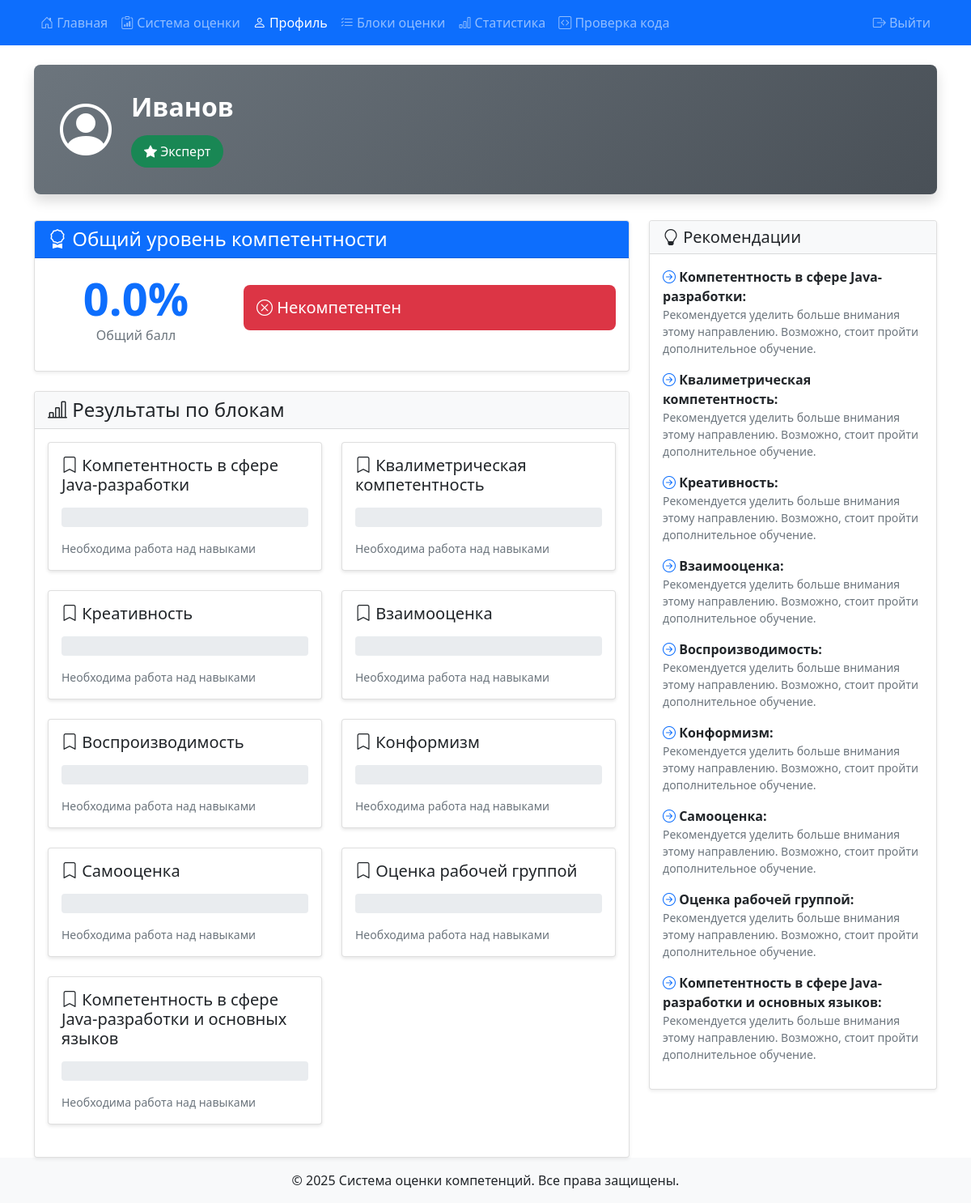
The page /profile (signed in) on the database its author committed.
### models.py (models this page shows, shortened)
class User(UserMixin, db.Model):
    id = db.Column(db.Integer, primary_key=True)
    username = db.Column(db.String(80), unique=True, nullable=False)
    password = db.Column(db.String(120), nullable=False)
    role = db.Column(db.String(20), default='user')
    @property
    def role_display(self):
        roles = {
            'user': 'Пользователь',
            'expert': 'Эксперт',
            'admin': 'Администратор',
            'working_group': 'Рабочая группа'
        }
        return roles.get(self.role, 'Пользователь')

class AssessmentBlock(db.Model):
    __tablename__ = 'assessment_block'
    id = db.Column(db.Integer, primary_key=True)
    name = db.Column(db.String(100), nullable=False)
    description = db.Column(db.Text)
    weight = db.Column(db.Float, default=1.0)
    max_score = db.Column(db.Float, default=10.0)
    questions = db.relationship('AssessmentQuestion', back_populates='block', lazy=True)

### 1.py (the view)
@app.route('/profile')
@login_required
def profile():
    user = db.session.get(User, session['user_id'])
    debug_print(f"Профиль пользователя: id={user.id}, username={user.username}, role={user.role}")
    if not user.role:
        debug_print("Роль пользователя не установлена, устанавливаем значение по умолчанию")
        user.role = 'user'
        db.session.commit()
    assessment_results = AssessmentResult.query.filter_by(user_id=user.id).all()
    blocks = {block.id: block for block in AssessmentBlock.query.all()}
    block_results = []
    normalized_scores = {}
    for block in blocks.values():
        result = AssessmentResult.query.filter_by(
            user_id=user.id,
            block_id=block.id
        ).order_by(AssessmentResult.date.desc()).first()
        if result:
            normalized_score = min(1.0, result.score / block.max_score)
            normalized_scores[block.id] = normalized_score
            score_percentage = normalized_score * 100
        else:
            normalized_scores[block.id] = 0
            score_percentage = 0
        block_results.append({
            'block': block,
            'result': result,
            'score_percentage': score_percentage
        })
    final_score_data = calculate_final_score(user.id)
    debug_print(f"Отображаемая роль пользователя: {user.role_display}")
    return render_template('profile.html',
                         user=user,
                         block_results=block_results,
                         final_score=final_score_data)

### 1.py (called while the page is built)
@login_manager.user_loader
def load_user(user_id):
    return db.session.get(User, int(user_id))

def debug_print(message):
    print(f"[DEBUG] {message}")
    logger.debug(message)
    with open('debug.log', 'a', encoding='utf-8') as f:
        f.write(f"{datetime.now().strftime('%Y-%m-%d %H:%M:%S')} - {message}\n")

def login_required(f):
    @wraps(f)
    def decorated_function(*args, **kwargs):
        if 'user_id' not in session:
            flash('Пожалуйста, войдите в систему', 'error')
            return redirect(url_for('login'))
        return f(*args, **kwargs)
    return decorated_function

@app.before_request
def before_request():
    try:
        if current_user.is_authenticated and ('user_id' not in session or session.get('user_id') != current_user.id):
            session['user_id'] = current_user.id
            session['role'] = current_user.role
            session['username'] = current_user.username
            debug_print(f"Синхронизирована сессия с Flask-Login: user_id={current_user.id}")
        elif 'user_id' in session and not current_user.is_authenticated:
            user = db.session.get(User, session['user_id'])
            if user:
                login_user(user)
                debug_print(f"Восстановлена аутентификация из сессии: user_id={user.id}")
    except Exception as e:
        debug_print(f"Ошибка синхронизации аутентификации: {str(e)}")

### templates/profile.html (shortened to what this page needs)
{% extends "base.html" %}
{% block content %}
<div class="container mt-4">
    <div class="profile-header shadow">
        <div class="row align-items-center">
            <div class="col-auto">
                <i class="bi bi-person-circle" style="font-size: 4rem;"></i>
            </div>
            <div class="col">
                <h2>{{ user.username }}</h2>
                <div class="role-badge role-{{ user.role }}">
                    {% if user.role == 'admin' %}
                        <i class="bi bi-shield-fill"></i> Администратор
                    {% elif user.role == 'expert' %}
                        <i class="bi bi-star-fill"></i> Эксперт
                    {% elif user.role == 'working_group' %}
                        <i class="bi bi-people-fill"></i> Рабочая группа
                    {% else %}
                        <i class="bi bi-person-fill"></i> Пользователь
                    {% endif %}
                </div>
            </div>
        </div>
    </div>
    <div class="row">
        <div class="col-md-8">
            {% if final_score %}
            <div class="card mb-4 shadow-sm">
                <div class="card-header bg-primary text-white">
                    <h4 class="mb-0"><i class="bi bi-award"></i> Общий уровень компетентности</h4>
                </div>
                <div class="card-body">
                    <div class="row align-items-center">
                        <div class="col-md-4 text-center">
                            <div class="display-4 fw-bold text-primary">
                                {{ "%.1f"|format(final_score.final_score) }}%
                            </div>
                            <p class="text-muted">Общий балл</p>
                        </div>
                        <div class="col-md-8">
                            <div class="competency-level
                                {% if final_score.final_score == 100 %}level-max
                                {% elif final_score.final_score >= 80 %}level-high
                                {% elif final_score.final_score >= 60 %}level-above-avg
                                {% elif final_score.final_score >= 40 %}level-avg
                                {% elif final_score.final_score >= 15 %}level-low
                                {% else %}level-none{% endif %}">
                                <h5 class="mb-0">
                                    {% if final_score.final_score == 100 %}
                                        <i class="bi bi-trophy"></i> Максимальная компетентность
                                    {% elif final_score.final_score >= 80 %}
                                        <i class="bi bi-star"></i> Высокий уровень
                                    {% elif final_score.final_score >= 60 %}
                                        <i class="bi bi-arrow-up-circle"></i> Выше среднего
                                    {% elif final_score.final_score >= 40 %}
                                        <i class="bi bi-dash-circle"></i> Средний уровень
                                    {% elif final_score.final_score >= 15 %}
                                        <i class="bi bi-arrow-down-circle"></i> Низкий уровень
                                    {% else %}
                                        <i class="bi bi-x-circle"></i> Некомпетентен
                                    {% endif %}
                                </h5>
                            </div>
                        </div>
                    </div>
                </div>
            </div>
            {% endif %}
            {% if block_results %}
            <div class="card shadow-sm">
                <div class="card-header bg-light">
                    <h4 class="mb-0"><i class="bi bi-bar-chart-line"></i> Результаты по блокам</h4>
                </div>
                <div class="card-body">
                    <div class="row">
                        {% for block_result in block_results %}
                        <div class="col-md-6">
                            <div class="competency-card card mb-4">
                                <div class="card-body">
                                    <h5 class="card-title">
                                        <i class="bi bi-bookmark"></i>
                                        {{ block_result.block.name }}
                                    </h5>
                                    <div class="progress">
                                    </div>
                                    <p class="card-text small text-muted">
                                        {% if block_result.score_percentage >= 80 %}
                                            Отличный результат
                                        {% elif block_result.score_percentage >= 60 %}
                                            Хороший результат
                                        {% elif block_result.score_percentage >= 40 %}
                                            Требуется улучшение
                                        {% else %}
                                            Необходима работа над навыками
                                        {% endif %}
                                    </p>
                                </div>
                            </div>
                        </div>
                        {% endfor %}
                    </div>
                </div>
            </div>
            {% endif %}
        </div>
        <div class="col-md-4">
            {% if block_results %}
            <div class="card shadow-sm">
                <div class="card-header bg-light">
                    <h5 class="mb-0"><i class="bi bi-lightbulb"></i> Рекомендации</h5>
                </div>
                <div class="card-body">
                    <ul class="list-unstyled">
                        {% for block_result in block_results %}
                            {% if block_result.score_percentage < 60 %}
                            <li class="mb-3">
                                <i class="bi bi-arrow-right-circle text-primary"></i>
                                <strong>{{ block_result.block.name }}:</strong>
                                <p class="small text-muted mb-0">
                                    Рекомендуется уделить больше внимания этому направлению.
                                    {% if block_result.score_percentage < 40 %}
                                    Возможно, стоит пройти дополнительное обучение.
                                    {% endif %}
                                </p>
                            </li>
                            {% endif %}
                        {% endfor %}
                    </ul>
                </div>
            </div>
            {% endif %}
        </div>
    </div>
</div>
{% endblock %}

### templates/base.html (style rules this page uses)
body { min-height: 100vh; display: flex; flex-direction: column; }
.card { box-shadow: 0 2px 4px rgba(0,0,0,0.1); }

### templates/profile.html (style rules this page uses)
.profile-header { background: linear-gradient(135deg, #6c757d 0%, #495057 100%); color: white; padding: 2rem; border-radius: 0.5rem; margin-bottom: 2rem; }
.profile-header h2 { margin: 0; font-weight: 600; }
.role-badge { display: inline-block; padding: 0.5rem 1rem; border-radius: 2rem; font-weight: 500; margin-top: 1rem; }
.role-expert { background-color: #198754; }
.competency-card { transition: transform 0.2s; }
.progress { height: 1.5rem; font-size: 1rem; background-color: #e9ecef; margin: 1rem 0; }
.competency-level { padding: 1rem; border-radius: 0.5rem; margin-bottom: 1rem; color: white; }
.level-none { background-color: #dc3545; }

### rows shown on the page
User: username "Иванов"
AssessmentBlock: block.name "Компетентность в сфере Java-разработки", block.name "Компетентность в сфере Java-разработки"
AssessmentBlock: block.name "Квалиметрическая компетентность", block.name "Квалиметрическая компетентность"
AssessmentBlock: block.name "Креативность", block.name "Креативность"
AssessmentBlock: block.name "Взаимооценка", block.name "Взаимооценка"
AssessmentBlock: block.name "Воспроизводимость", block.name "Воспроизводимость"
AssessmentBlock: block.name "Конформизм", block.name "Конформизм"
AssessmentBlock: block.name "Самооценка", block.name "Самооценка"
AssessmentBlock: block.name "Оценка рабочей группой", block.name "Оценка рабочей группой"
AssessmentBlock: block.name "Компетентность в сфере Java-разработки и основных языков", block.name "Компетентность в сфере Java-разработки и основных языков"

### other values the page prints
{{ "%.1f"|format(final_score.final_score) }} "0.0"
